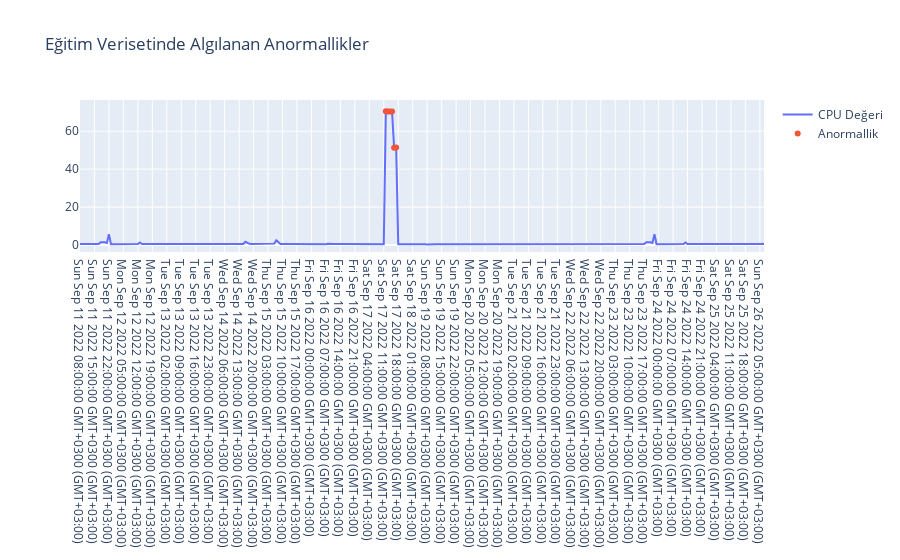

The cell this chart's notebook holds for it:
### Code cell
fig = go.Figure()

fig.add_trace(go.Scatter(x=global_score_df['datetime'], y=(global_score_df['cpu_usage']), name='CPU Değeri'))
fig.add_trace(go.Scatter(x=anomalies1['datetime'], y=(anomalies1['cpu_usage']), mode='markers', name='Anormallik'))
fig.update_layout(showlegend=True, title='Eğitim Verisetinde Algılanan Anormallikler')

### Figure 1 — Plotly figure (JSON) as saved in the notebook; plotly's stock layout.template omitted (floating-point values rounded to 4 significant figures; data arrays with more than 128 entries replaced by an {"elided": "..."} marker saying what was removed)
{"data": [{"name": "CPU Değeri", "type": "scatter", "x": {"elided": "336 str values"}, "y": {"elided": "336 float values"}}, {"mode": "markers", "name": "Anormallik", "type": "scatter", "x": ["Sat Sep 17 2022 12:00:00 GMT+0300 (GMT+03:00)", "Sat Sep 17 2022 13:00:00 GMT+0300 (GMT+03:00)", "Sat Sep 17 2022 14:00:00 GMT+0300 (GMT+03:00)", "Sat Sep 17 2022 15:00:00 GMT+0300 (GMT+03:00)", "Sat Sep 17 2022 16:00:00 GMT+0300 (GMT+03:00)", "Sat Sep 17 2022 17:00:00 GMT+0300 (GMT+03:00)"], "y": [70.47, 70.4, 70.4, 70.41, 51.33, 51.48]}], "layout": {"autosize": true, "showlegend": true, "title": {"text": "Eğitim Verisetinde Algılanan Anormallikler"}, "xaxis": {"autorange": true, "range": [0, 331], "type": "category"}, "yaxis": {"autorange": true, "range": [-3.826, 79.52], "type": "linear"}}}
